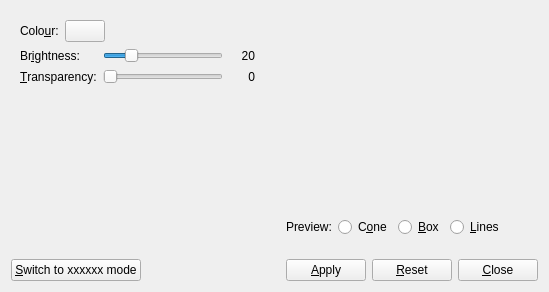
<ui version="4.0" >
 <class>VP1MaterialButtonForm</class>
 <widget class="QWidget" name="VP1MaterialButtonForm" >
  <property name="geometry" >
   <rect>
    <x>0</x>
    <y>0</y>
    <width>545</width>
    <height>292</height>
   </rect>
  </property>
  <property name="windowTitle" >
   <string>Edit Material</string>
  </property>
  <layout class="QVBoxLayout" >
   <item>
    <layout class="QGridLayout" >
     <item row="0" column="0" >
      <widget class="QStackedWidget" name="stackedWidget" >
       <property name="currentIndex" >
        <number>0</number>
       </property>
       <widget class="QWidget" name="page_simple" >
        <layout class="QVBoxLayout" >
         <item>
          <layout class="QHBoxLayout" >
           <item>
            <widget class="QLabel" name="label_10" >
             <property name="toolTip" >
              <string>Material colour</string>
             </property>
             <property name="text" >
              <string>Colo&amp;ur:</string>
             </property>
             <property name="buddy" >
              <cstring>colbutton_simple_colour</cstring>
             </property>
            </widget>
           </item>
           <item>
            <widget class="VP1ColorSelectButton" name="colbutton_simple_colour" >
             <property name="toolTip" >
              <string>Material colour</string>
             </property>
             <property name="text" >
              <string/>
             </property>
            </widget>
           </item>
           <item>
            <spacer>
             <property name="orientation" >
              <enum>Qt::Horizontal</enum>
             </property>
             <property name="sizeHint" >
              <size>
               <width>40</width>
               <height>20</height>
              </size>
             </property>
            </spacer>
           </item>
          </layout>
         </item>
         <item>
          <layout class="QGridLayout" >
           <item row="0" column="1" >
            <widget class="QSlider" name="slider_simple_brightness" >
             <property name="sizePolicy" >
              <sizepolicy vsizetype="Fixed" hsizetype="Fixed" >
               <horstretch>0</horstretch>
               <verstretch>0</verstretch>
              </sizepolicy>
             </property>
             <property name="minimumSize" >
              <size>
               <width>120</width>
               <height>0</height>
              </size>
             </property>
             <property name="toolTip" >
              <string>Material brightness</string>
             </property>
             <property name="maximum" >
              <number>100</number>
             </property>
             <property name="value" >
              <number>20</number>
             </property>
             <property name="orientation" >
              <enum>Qt::Horizontal</enum>
             </property>
            </widget>
           </item>
           <item row="0" column="2" >
            <widget class="QLabel" name="label_num_simple_brightness" >
             <property name="minimumSize" >
              <size>
               <width>20</width>
               <height>0</height>
              </size>
             </property>
             <property name="toolTip" >
              <string>Material brightness</string>
             </property>
             <property name="text" >
              <string>20</string>
             </property>
             <property name="alignment" >
              <set>Qt::AlignRight|Qt::AlignTrailing|Qt::AlignVCenter</set>
             </property>
            </widget>
           </item>
           <item row="1" column="0" >
            <widget class="QLabel" name="label_15" >
             <property name="toolTip" >
              <string>Transparency of the material</string>
             </property>
             <property name="text" >
              <string>&amp;Transparency:</string>
             </property>
             <property name="buddy" >
              <cstring>slider_simple_transparency</cstring>
             </property>
            </widget>
           </item>
           <item row="1" column="1" >
            <widget class="QSlider" name="slider_simple_transparency" >
             <property name="sizePolicy" >
              <sizepolicy vsizetype="Fixed" hsizetype="Fixed" >
               <horstretch>0</horstretch>
               <verstretch>0</verstretch>
              </sizepolicy>
             </property>
             <property name="minimumSize" >
              <size>
               <width>120</width>
               <height>0</height>
              </size>
             </property>
             <property name="toolTip" >
              <string>Transparency of the material</string>
             </property>
             <property name="maximum" >
              <number>100</number>
             </property>
             <property name="value" >
              <number>0</number>
             </property>
             <property name="orientation" >
              <enum>Qt::Horizontal</enum>
             </property>
            </widget>
           </item>
           <item row="1" column="2" >
            <widget class="QLabel" name="label_num_simple_transparency" >
             <property name="minimumSize" >
              <size>
               <width>20</width>
               <height>0</height>
              </size>
             </property>
             <property name="toolTip" >
              <string>Transparency of the material</string>
             </property>
             <property name="text" >
              <string>0</string>
             </property>
             <property name="alignment" >
              <set>Qt::AlignRight|Qt::AlignTrailing|Qt::AlignVCenter</set>
             </property>
            </widget>
           </item>
           <item row="0" column="0" >
            <widget class="QLabel" name="label_13" >
             <property name="toolTip" >
              <string>Material brightness</string>
             </property>
             <property name="text" >
              <string>Br&amp;ightness:</string>
             </property>
             <property name="buddy" >
              <cstring>slider_simple_brightness</cstring>
             </property>
            </widget>
           </item>
          </layout>
         </item>
         <item>
          <spacer>
           <property name="orientation" >
            <enum>Qt::Vertical</enum>
           </property>
           <property name="sizeHint" >
            <size>
             <width>20</width>
             <height>20</height>
            </size>
           </property>
          </spacer>
         </item>
        </layout>
       </widget>
       <widget class="QWidget" name="page_detailed" >
        <layout class="QVBoxLayout" >
         <item>
          <layout class="QHBoxLayout" >
           <item>
            <layout class="QGridLayout" >
             <item row="0" column="0" >
              <widget class="QLabel" name="label_3" >
               <property name="toolTip" >
                <string>Base colour of the material.</string>
               </property>
               <property name="text" >
                <string>D&amp;iffuse colour:</string>
               </property>
               <property name="buddy" >
                <cstring>colbutton_diffuse</cstring>
               </property>
              </widget>
             </item>
             <item row="0" column="1" >
              <widget class="VP1ColorSelectButton" name="colbutton_diffuse" >
               <property name="toolTip" >
                <string>Base colour of the material.</string>
               </property>
               <property name="text" >
                <string/>
               </property>
              </widget>
             </item>
             <item row="1" column="0" >
              <widget class="QLabel" name="label_5" >
               <property name="toolTip" >
                <string>Reflected colour in response to the ambient lighting in the scene</string>
               </property>
               <property name="text" >
                <string>A&amp;mbient colour:</string>
               </property>
               <property name="buddy" >
                <cstring>colbutton_ambient</cstring>
               </property>
              </widget>
             </item>
             <item row="1" column="1" >
              <widget class="VP1ColorSelectButton" name="colbutton_ambient" >
               <property name="toolTip" >
                <string>Reflected colour in response to the ambient lighting in the scene</string>
               </property>
               <property name="text" >
                <string/>
               </property>
              </widget>
             </item>
             <item row="2" column="0" >
              <widget class="QLabel" name="label_8" >
               <property name="toolTip" >
                <string>Reflective quality of highlights</string>
               </property>
               <property name="text" >
                <string>S&amp;pecular colour:</string>
               </property>
               <property name="buddy" >
                <cstring>colbutton_specular</cstring>
               </property>
              </widget>
             </item>
             <item row="2" column="1" >
              <widget class="VP1ColorSelectButton" name="colbutton_specular" >
               <property name="toolTip" >
                <string>Reflective quality of highlights</string>
               </property>
               <property name="text" >
                <string/>
               </property>
              </widget>
             </item>
             <item row="3" column="0" >
              <widget class="QLabel" name="label_9" >
               <property name="toolTip" >
                <string>Colour emitted by the material</string>
               </property>
               <property name="text" >
                <string>&amp;Emissive colour:</string>
               </property>
               <property name="buddy" >
                <cstring>colbutton_emissive</cstring>
               </property>
              </widget>
             </item>
             <item row="3" column="1" >
              <widget class="VP1ColorSelectButton" name="colbutton_emissive" >
               <property name="toolTip" >
                <string>Colour emitted by the material</string>
               </property>
               <property name="text" >
                <string/>
               </property>
              </widget>
             </item>
            </layout>
           </item>
           <item>
            <spacer>
             <property name="orientation" >
              <enum>Qt::Horizontal</enum>
             </property>
             <property name="sizeHint" >
              <size>
               <width>20</width>
               <height>20</height>
              </size>
             </property>
            </spacer>
           </item>
          </layout>
         </item>
         <item>
          <layout class="QGridLayout" >
           <item row="0" column="0" >
            <widget class="QLabel" name="label" >
             <property name="toolTip" >
              <string>Degree of shininess, ranging from 0 for a diffuse surface with no shininess to 100 for a highly polished surface</string>
             </property>
             <property name="text" >
              <string>S&amp;hininess:</string>
             </property>
             <property name="buddy" >
              <cstring>slider_shininess</cstring>
             </property>
            </widget>
           </item>
           <item row="0" column="1" >
            <widget class="QSlider" name="slider_shininess" >
             <property name="sizePolicy" >
              <sizepolicy vsizetype="Fixed" hsizetype="Fixed" >
               <horstretch>0</horstretch>
               <verstretch>0</verstretch>
              </sizepolicy>
             </property>
             <property name="minimumSize" >
              <size>
               <width>120</width>
               <height>0</height>
              </size>
             </property>
             <property name="toolTip" >
              <string>Degree of shininess, ranging from 0 for a diffuse surface with no shininess to 100 for a highly polished surface</string>
             </property>
             <property name="maximum" >
              <number>100</number>
             </property>
             <property name="value" >
              <number>20</number>
             </property>
             <property name="orientation" >
              <enum>Qt::Horizontal</enum>
             </property>
            </widget>
           </item>
           <item row="0" column="2" >
            <widget class="QLabel" name="label_num_shininess" >
             <property name="minimumSize" >
              <size>
               <width>20</width>
               <height>0</height>
              </size>
             </property>
             <property name="toolTip" >
              <string>Degree of shininess, ranging from 0 for a diffuse surface with no shininess to 100 for a highly polished surface</string>
             </property>
             <property name="text" >
              <string>20</string>
             </property>
             <property name="alignment" >
              <set>Qt::AlignRight|Qt::AlignTrailing|Qt::AlignVCenter</set>
             </property>
            </widget>
           </item>
           <item row="1" column="0" >
            <widget class="QLabel" name="label_2" >
             <property name="toolTip" >
              <string>Transparency of the material</string>
             </property>
             <property name="text" >
              <string>&amp;Transparency:</string>
             </property>
             <property name="buddy" >
              <cstring>slider_transparency</cstring>
             </property>
            </widget>
           </item>
           <item row="1" column="1" >
            <widget class="QSlider" name="slider_transparency" >
             <property name="sizePolicy" >
              <sizepolicy vsizetype="Fixed" hsizetype="Fixed" >
               <horstretch>0</horstretch>
               <verstretch>0</verstretch>
              </sizepolicy>
             </property>
             <property name="minimumSize" >
              <size>
               <width>120</width>
               <height>0</height>
              </size>
             </property>
             <property name="toolTip" >
              <string>Transparency of the material</string>
             </property>
             <property name="maximum" >
              <number>100</number>
             </property>
             <property name="value" >
              <number>0</number>
             </property>
             <property name="orientation" >
              <enum>Qt::Horizontal</enum>
             </property>
            </widget>
           </item>
           <item row="1" column="2" >
            <widget class="QLabel" name="label_num_transparency" >
             <property name="minimumSize" >
              <size>
               <width>20</width>
               <height>0</height>
              </size>
             </property>
             <property name="toolTip" >
              <string>Transparency of the material</string>
             </property>
             <property name="text" >
              <string>0</string>
             </property>
             <property name="alignment" >
              <set>Qt::AlignRight|Qt::AlignTrailing|Qt::AlignVCenter</set>
             </property>
            </widget>
           </item>
          </layout>
         </item>
        </layout>
       </widget>
      </widget>
     </item>
     <item row="0" column="1" >
      <spacer>
       <property name="orientation" >
        <enum>Qt::Horizontal</enum>
       </property>
       <property name="sizeType" >
        <enum>QSizePolicy::Fixed</enum>
       </property>
       <property name="sizeHint" >
        <size>
         <width>16</width>
         <height>20</height>
        </size>
       </property>
      </spacer>
     </item>
     <item row="0" column="2" >
      <widget class="QWidget" native="1" name="widget_3dpreview" >
       <property name="minimumSize" >
        <size>
         <width>200</width>
         <height>200</height>
        </size>
       </property>
      </widget>
     </item>
     <item row="1" column="2" >
      <layout class="QHBoxLayout" >
       <item>
        <widget class="QLabel" name="label_4" >
         <property name="text" >
          <string>Preview:</string>
         </property>
        </widget>
       </item>
       <item>
        <widget class="QRadioButton" name="radioButton_cone" >
         <property name="toolTip" >
          <string>Use a cone for the preview above</string>
         </property>
         <property name="text" >
          <string>C&amp;one</string>
         </property>
        </widget>
       </item>
       <item>
        <widget class="QRadioButton" name="radioButton_box" >
         <property name="toolTip" >
          <string>Use a box for the preview above</string>
         </property>
         <property name="text" >
          <string>&amp;Box</string>
         </property>
        </widget>
       </item>
       <item>
        <widget class="QRadioButton" name="radioButton_lines" >
         <property name="toolTip" >
          <string>Use lines for the preview above</string>
         </property>
         <property name="text" >
          <string>&amp;Lines</string>
         </property>
        </widget>
       </item>
       <item>
        <spacer>
         <property name="orientation" >
          <enum>Qt::Horizontal</enum>
         </property>
         <property name="sizeType" >
          <enum>QSizePolicy::MinimumExpanding</enum>
         </property>
         <property name="sizeHint" >
          <size>
           <width>1</width>
           <height>20</height>
          </size>
         </property>
        </spacer>
       </item>
      </layout>
     </item>
    </layout>
   </item>
   <item>
    <spacer>
     <property name="orientation" >
      <enum>Qt::Vertical</enum>
     </property>
     <property name="sizeHint" >
      <size>
       <width>527</width>
       <height>16</height>
      </size>
     </property>
    </spacer>
   </item>
   <item>
    <layout class="QHBoxLayout" >
     <item>
      <widget class="QPushButton" name="pushButton_switch_mode" >
       <property name="text" >
        <string>&amp;Switch to xxxxxx mode</string>
       </property>
      </widget>
     </item>
     <item>
      <spacer>
       <property name="orientation" >
        <enum>Qt::Horizontal</enum>
       </property>
       <property name="sizeHint" >
        <size>
         <width>40</width>
         <height>20</height>
        </size>
       </property>
      </spacer>
     </item>
     <item>
      <widget class="QPushButton" name="pushButton_apply" >
       <property name="toolTip" >
        <string>Apply current settings</string>
       </property>
       <property name="text" >
        <string>&amp;Apply</string>
       </property>
      </widget>
     </item>
     <item>
      <widget class="QPushButton" name="pushButton_reset" >
       <property name="toolTip" >
        <string>Reset to last applied settings</string>
       </property>
       <property name="text" >
        <string>&amp;Reset</string>
       </property>
      </widget>
     </item>
     <item>
      <widget class="QPushButton" name="pushButton_close" >
       <property name="toolTip" >
        <string>Close material editor [Esc]</string>
       </property>
       <property name="text" >
        <string>&amp;Close</string>
       </property>
      </widget>
     </item>
    </layout>
   </item>
  </layout>
 </widget>
 <customwidgets>
  <customwidget>
   <class>VP1ColorSelectButton</class>
   <extends>QPushButton</extends>
   <header>VP1Base/VP1ColorSelectButton.h</header>
  </customwidget>
 </customwidgets>
 <tabstops>
  <tabstop>colbutton_simple_colour</tabstop>
  <tabstop>slider_simple_brightness</tabstop>
  <tabstop>slider_simple_transparency</tabstop>
  <tabstop>colbutton_diffuse</tabstop>
  <tabstop>colbutton_ambient</tabstop>
  <tabstop>colbutton_specular</tabstop>
  <tabstop>colbutton_emissive</tabstop>
  <tabstop>slider_shininess</tabstop>
  <tabstop>slider_transparency</tabstop>
  <tabstop>radioButton_cone</tabstop>
  <tabstop>radioButton_box</tabstop>
  <tabstop>radioButton_lines</tabstop>
  <tabstop>pushButton_switch_mode</tabstop>
  <tabstop>pushButton_apply</tabstop>
  <tabstop>pushButton_reset</tabstop>
  <tabstop>pushButton_close</tabstop>
 </tabstops>
 <resources/>
 <connections>
  <connection>
   <sender>slider_shininess</sender>
   <signal>valueChanged(int)</signal>
   <receiver>label_num_shininess</receiver>
   <slot>setNum(int)</slot>
   <hints>
    <hint type="sourcelabel" >
     <x>213</x>
     <y>171</y>
    </hint>
    <hint type="destinationlabel" >
     <x>231</x>
     <y>175</y>
    </hint>
   </hints>
  </connection>
  <connection>
   <sender>pushButton_close</sender>
   <signal>clicked()</signal>
   <receiver>VP1MaterialButtonForm</receiver>
   <slot>hide()</slot>
   <hints>
    <hint type="sourcelabel" >
     <x>534</x>
     <y>285</y>
    </hint>
    <hint type="destinationlabel" >
     <x>544</x>
     <y>265</y>
    </hint>
   </hints>
  </connection>
  <connection>
   <sender>slider_simple_brightness</sender>
   <signal>valueChanged(int)</signal>
   <receiver>label_num_simple_brightness</receiver>
   <slot>setNum(int)</slot>
   <hints>
    <hint type="sourcelabel" >
     <x>177</x>
     <y>64</y>
    </hint>
    <hint type="destinationlabel" >
     <x>223</x>
     <y>68</y>
    </hint>
   </hints>
  </connection>
 </connections>
</ui>
